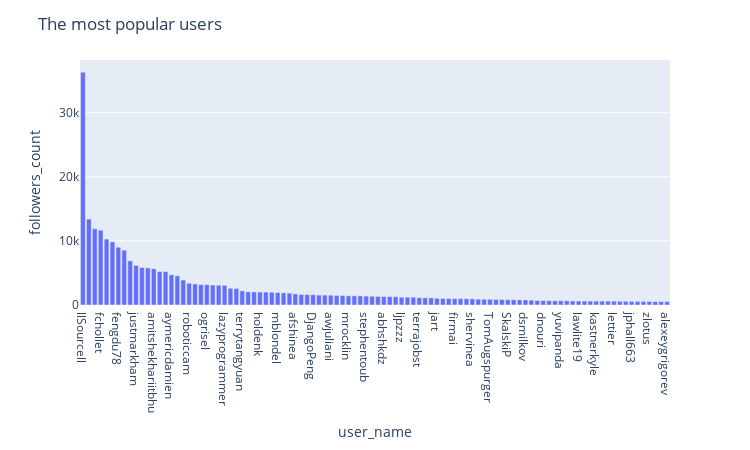

The cell this chart's notebook holds for it:
### Markdown cell above
### Bar charts

### Code cell
top_followers = df.sort_values(by='followers_count', axis=0, ascending=False)
fig = px.bar(top_followers[:100], x='user_name', y='followers_count', hover_data=['followers_count'])
fig.update_layout(height=450, width=750, title_text='The most popular users')
fig.show()

### Figure 1 — Plotly figure (JSON) as saved in the notebook; plotly's stock layout.template omitted (floating-point values rounded to 4 significant figures)
{"data": [{"alignmentgroup": "True", "customdata": [[36310], [13401], [11905], [11659], [10288], [9846], [9010], [8559], [6891], [6186], [5855], [5786], [5657], [5225], [5204], [4719], [4564], [3893], [3396], [3295], [3181], [3167], [3119], [3097], [3061], [2610], [2576], [2207], [2057], [2040], [2030], [2022], [1988], [1941], [1897], [1855], [1730], [1640], [1626], [1606], [1548], [1546], [1534], [1494], [1479], [1432], [1427], [1425], [1394], [1369], [1333], [1314], [1309], [1305], [1225], [1223], [1223], [1139], [1123], [1116], [1049], [1024], [1001], [1000], [992], [987], [966], [906], [893], [890], [872], [844], [830], [818], [799], [788], [759], [700], [688], [682], [662], [662], [658], [635], [628], [616], [615], [614], [608], [608], [598], [583], [580], [564], [564], [558], [549], [545], [542], [538]], "hovertemplate": "user_name=%{x}<br>followers_count=%{customdata[0]}<extra></extra>", "legendgroup": "", "marker": {"color": "#636efa"}, "name": "", "offsetgroup": "", "orientation": "v", "showlegend": false, "textposition": "auto", "type": "bar", "x": ["llSourcell", "rasbt", "jakevdp", "fchollet", "jwasham", "soumith", "fengdu78", "amueller", "chiphuyen", "justmarkham", "lattner", "trekhleb", "amitshekhariitbhu", "rhiever", "oldratlee", "aymericdamien", "wepe", "campoy", "roboticcam", "susanli2016", "Jack-Cherish", "ogrisel", "WillKoehrsen", "soulmachine", "lazyprogrammer", "josephmisiti", "jindongwang", "terrytangyuan", "bamos", "petewarden", "holdenk", "ujjwalkarn", "dipanjanS", "mblondel", "benedekrozemberczki", "tirthajyoti", "afshinea", "imhuay", "woliveiras", "DjangoPeng", "gaocegege", "cclauss", "awjuliani", "polaris1119", "lcdevelop", "mrocklin", "mrdbourke", "yenchenlin", "stephentoub", "williamFalcon", "layumi", "abhshkdz", "TarrySingh", "Yorko", "ljpzzz", "ZuzooVn", "brettcannon", "terrajobst", "shuhuai007", "RedstoneWill", "jart", "microsoftopensource", "ty4z2008", "firmai", "astorfi", "kmike", "shervinea", "hamelsmu", "guillaume-chevalier", "TomAugspurger", "willingc", "JustFollowUs", "SkalskiP", "glouppe", "agramfort", "dsmilkov", "ledell", "JJ", "dnouri", "kailashahirwar", "lutzroeder", "yuvipanda", "dsyme", "dformoso", "lawlite19", "Spandan-Madan", "luispedro", "kastnerkyle", "xxg1413", "tdunning", "lettier", "yifeif", "jorisvandenbossche", "jphall663", "Sophia-11", "aaroey", "zlotus", "zotroneneis", "idf", "alexeygrigorev"], "xaxis": "x", "y": [36310, 13401, 11905, 11659, 10288, 9846, 9010, 8559, 6891, 6186, 5855, 5786, 5657, 5225, 5204, 4719, 4564, 3893, 3396, 3295, 3181, 3167, 3119, 3097, 3061, 2610, 2576, 2207, 2057, 2040, 2030, 2022, 1988, 1941, 1897, 1855, 1730, 1640, 1626, 1606, 1548, 1546, 1534, 1494, 1479, 1432, 1427, 1425, 1394, 1369, 1333, 1314, 1309, 1305, 1225, 1223, 1223, 1139, 1123, 1116, 1049, 1024, 1001, 1000, 992, 987, 966, 906, 893, 890, 872, 844, 830, 818, 799, 788, 759, 700, 688, 682, 662, 662, 658, 635, 628, 616, 615, 614, 608, 608, 598, 583, 580, 564, 564, 558, 549, 545, 542, 538], "yaxis": "y"}], "layout": {"barmode": "relative", "height": 450, "legend": {"tracegroupgap": 0}, "margin": {"t": 60}, "title": {"text": "The most popular users"}, "width": 750, "xaxis": {"anchor": "y", "domain": [0, 1], "title": {"text": "user_name"}}, "yaxis": {"anchor": "x", "domain": [0, 1], "title": {"text": "followers_count"}}}}
